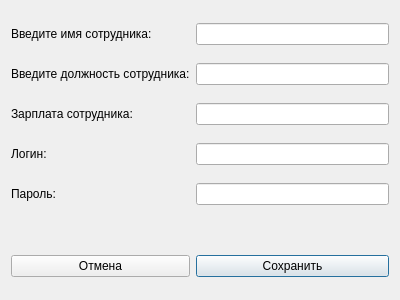
<?xml version="1.0" encoding="UTF-8"?>
<ui version="4.0">
 <class>AddEmployeeDialog</class>
 <widget class="QDialog" name="AddEmployeeDialog">
  <property name="geometry">
   <rect>
    <x>0</x>
    <y>0</y>
    <width>400</width>
    <height>300</height>
   </rect>
  </property>
  <property name="windowTitle">
   <string>Dialog</string>
  </property>
  <layout class="QGridLayout" name="gridLayout_2">
   <item row="4" column="1">
    <widget class="QLineEdit" name="PasswordLineEditAddEmployee">
     <property name="echoMode">
      <enum>QLineEdit::EchoMode::Password</enum>
     </property>
    </widget>
   </item>
   <item row="4" column="0">
    <widget class="QLabel" name="PasswordLabelAddEmployee">
     <property name="text">
      <string>Пароль:</string>
     </property>
    </widget>
   </item>
   <item row="3" column="0">
    <widget class="QLabel" name="LoginLabelAddEmployee">
     <property name="text">
      <string>Логин:</string>
     </property>
    </widget>
   </item>
   <item row="0" column="1">
    <widget class="QLineEdit" name="NameLineEditAddEmployee"/>
   </item>
   <item row="6" column="1">
    <widget class="QPushButton" name="SaveAddEmployeePushButton">
     <property name="text">
      <string>Сохранить</string>
     </property>
    </widget>
   </item>
   <item row="3" column="1">
    <widget class="QLineEdit" name="LoginLineEditAddEmployee"/>
   </item>
   <item row="0" column="0">
    <widget class="QLabel" name="NameLabelAddEmployee">
     <property name="text">
      <string>Введите имя сотрудника:</string>
     </property>
    </widget>
   </item>
   <item row="2" column="0">
    <widget class="QLabel" name="SalaryLabelAddEmployee">
     <property name="text">
      <string>Зарплата сотрудника:</string>
     </property>
    </widget>
   </item>
   <item row="1" column="0">
    <widget class="QLabel" name="PositionLabelAddEmployee">
     <property name="text">
      <string>Введите должность сотрудника:</string>
     </property>
    </widget>
   </item>
   <item row="2" column="1">
    <widget class="QLineEdit" name="SalaryLineEditAddEmployee"/>
   </item>
   <item row="1" column="1">
    <widget class="QLineEdit" name="PositionLineEditAddEmployee"/>
   </item>
   <item row="6" column="0">
    <widget class="QPushButton" name="CancelAddEmployeePushButton">
     <property name="text">
      <string>Отмена</string>
     </property>
    </widget>
   </item>
   <item row="5" column="0" colspan="2">
    <widget class="QLabel" name="ErrorLabelAddEmployee">
     <property name="sizePolicy">
      <sizepolicy hsizetype="Preferred" vsizetype="Fixed">
       <horstretch>0</horstretch>
       <verstretch>0</verstretch>
      </sizepolicy>
     </property>
     <property name="text">
      <string/>
     </property>
    </widget>
   </item>
  </layout>
 </widget>
 <tabstops>
  <tabstop>NameLineEditAddEmployee</tabstop>
  <tabstop>PositionLineEditAddEmployee</tabstop>
  <tabstop>SalaryLineEditAddEmployee</tabstop>
  <tabstop>LoginLineEditAddEmployee</tabstop>
  <tabstop>PasswordLineEditAddEmployee</tabstop>
  <tabstop>SaveAddEmployeePushButton</tabstop>
  <tabstop>CancelAddEmployeePushButton</tabstop>
 </tabstops>
 <resources/>
 <connections/>
</ui>
